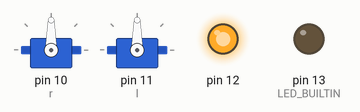
A sketch run on a simulated Arduino Uno, built with avr-gcc and run on an emulated ATmega328P. Parts: 2 × servo, output pins drawn as LEDs (lit = HIGH).

Above: at 0.01 s.
At 0.4 s:
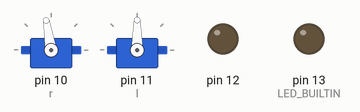
At 6.7 s:
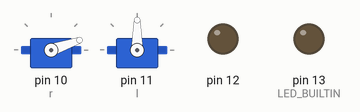
At 14.8 s:
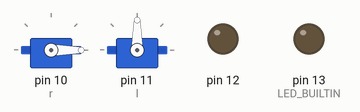
Timing chart, 0 to 16.3 s (numbered marks = the images above):
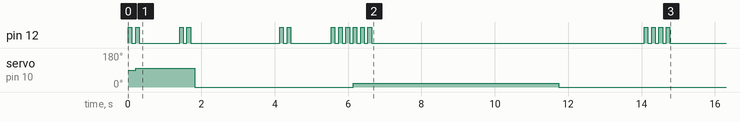

The sketch:

motor_blink.ino
```cpp
#include <Servo.h>

Servo r;
Servo l;

void ramp(int start, int end, int millis) {
  int delay = (end - start)/millis;
  int count = abs(start - end);
  int increment = 0;
  if (start < end) { increment = 1; }
  else { increment = -1; }
  r.write(start);
  for (int i = 0; i < count; i += increment) {
    r.write(start + i);
  }
}

void setup() {
  // put your setup code here, to run once:
  // pinMode(8,OUTPUT);

  pinMode(12, OUTPUT);
  pinMode(LED_BUILTIN,OUTPUT);
  r.attach(10,1000,2000);
  l.attach(11,1000,2000);

  // r.write(100);
  // l.write(100);
  // r.write(0);
  // l.write(0);
  // delay(5000);


  // r.write(30);
  // l.write(30);
  // digitalWrite(12,HIGH);
  // digitalWrite(LED_BUILTIN,HIGH);
  // delay(2);
  // r.write(0);
  // l.write(0);
  // delay(500);
  // r.write(20);
  // l.write(20);
  // delay(5000);
  // r.write(0);
  // l.write(0);
  // digitalWrite(12,LOW);
  // digitalWrite(LED_BIULTIN,LOW)

  blinkLED(1); //blink once
  ramp(0,100,2000);
  blinkLED(1); //blink once

  delay(1000);

  blinkLED(2);
  ramp(100,0,4000);
  blinkLED(2);

  delay(1000);

  blinkLED(3);
  ramp(0,20,1000);
  blinkLED(3);

  delay(5000);

  ramp(20,0,1000);
  blinkLED(4);


}

void loop() {
}

void blinkLED(int num) {
  int ctr = 1;
  while (ctr <= num) {
    digitalWrite(12,HIGH);
    delay(100);
    digitalWrite(12,LOW);
    delay(100);
    ctr++;
  }

}
```
